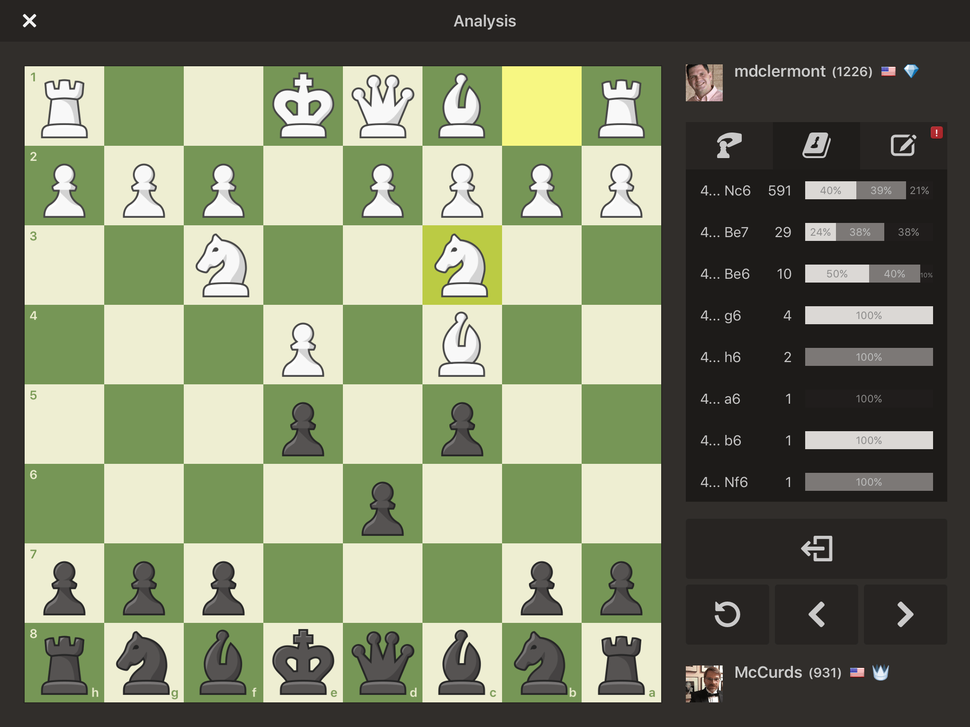
#> input picture transform_images/dataset1/chess-0002.png, 970 x 727 px, shrunk from 2048 x 1536 before the run, found by its file name
$ python detectar2.py
#> lines starting #> are read from the running program, lines starting #| are printed output that depends on the picture; after the words box and inside, x2 and y2 are one past the last pixel; in counts of white or black regions, pixels touching at a corner belong together
import cv2
import numpy as np

# Cargar la imagen
imagen = cv2.imread('transform_images\dataset\chess-0002.png')
#> imagen is the input picture: shape (727, 970, 3); mean B, G, R 102.8, 127.7, 121.3

grises = cv2.cvtColor(imagen, cv2.COLOR_BGR2GRAY)
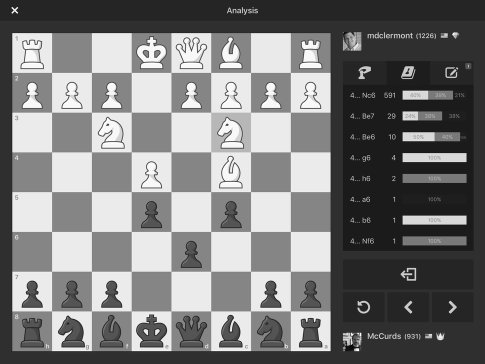
#> grises: shape (727, 970) (shown at 1/2 size); min 0, max 255, mean 123

# Aplicar detección de bordes con Canny
bordes = cv2.Canny(imagen, 100, 200)
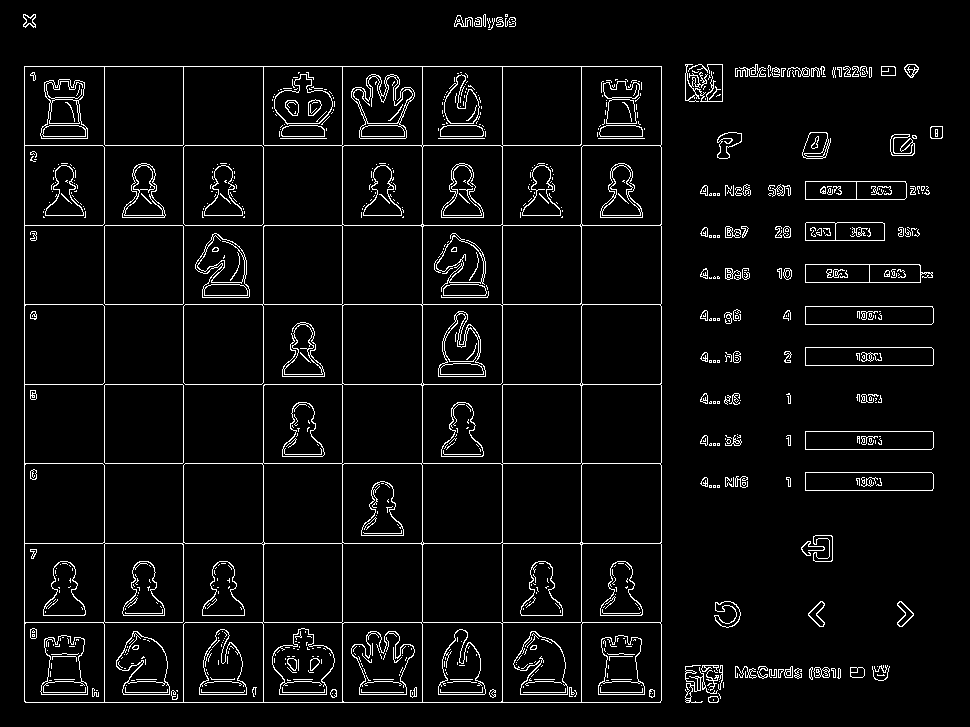
#> bordes: shape (727, 970); 4.9% white in thin lines or dots, all inside (x1, y1, x2, y2) = (23, 14, 943, 703)

# Aplicar la Transformada de Hough para detección de líneas
lineas = cv2.HoughLinesP(bordes, 1, np.pi/180, threshold=100, minLineLength=100, maxLineGap=10)
#> lineas = 38 rows, first 6: [24, 701, 24, 66], [25, 702, 660, 702], [25, 225, 660, 225], [342, 701, 342, 66], [25, 304, 660, 304], [25, 384, 660, 384]

# Seleccionar las líneas con tamaño similar(debido a que como es un cuadrado tiene que tener esquinas similares)
if lineas is not None:
    lineas_seleccionadas = []
    for i in range(len(lineas)):
        x1, y1, x2, y2 = lineas[i][0]
        longitud1 = np.sqrt((x2 - x1)**2 + (y2 - y1)**2)
        for j in range(i+1, len(lineas)):
            x3, y3, x4, y4 = lineas[j][0]
            longitud2 = np.sqrt((x4 - x3)**2 + (y4 - y3)**2)

            # Comparar las longitudes de las líneas
            diferencia = np.abs(longitud1 - longitud2)
            umbral = 1  # Establecer el umbral de diferencia de longitud

            if diferencia < umbral:
                lineas_seleccionadas.append(lineas[i])
                lineas_seleccionadas.append(lineas[j])
#> this loop made 38 passes
#> (x1, y1, x2, y2, longitud1) on passes 1 to 8: (24, 701, 24, 66, 635), (25, 702, 660, 702, 635), (25, 225, 660, 225, 635), (342, 701, 342, 66, 635), (25, 304, 660, 304, 635), (25, 384, 660, 384, 635), (422, 701, 422, 66, 635), (502, 701, 502, 66, 635)
#> after the loop, lineas_seleccionadas = 298 items, first 6: [[24, 701, 24, 66]], [[25, 702, 660, 702]], [[24, 701, 24, 66]], [[25, 225, 660, 225]], [[24, 701, 24, 66]], [[342, 701, 342, 66]]

    # Dibujar las líneas seleccionadas en la imagen original
    for linea in lineas_seleccionadas:
        x1, y1, x2, y2 = linea[0]
        cv2.line(imagen, (x1, y1), (x2, y2), (0, 0, 255), 2)
#> this loop made 298 passes
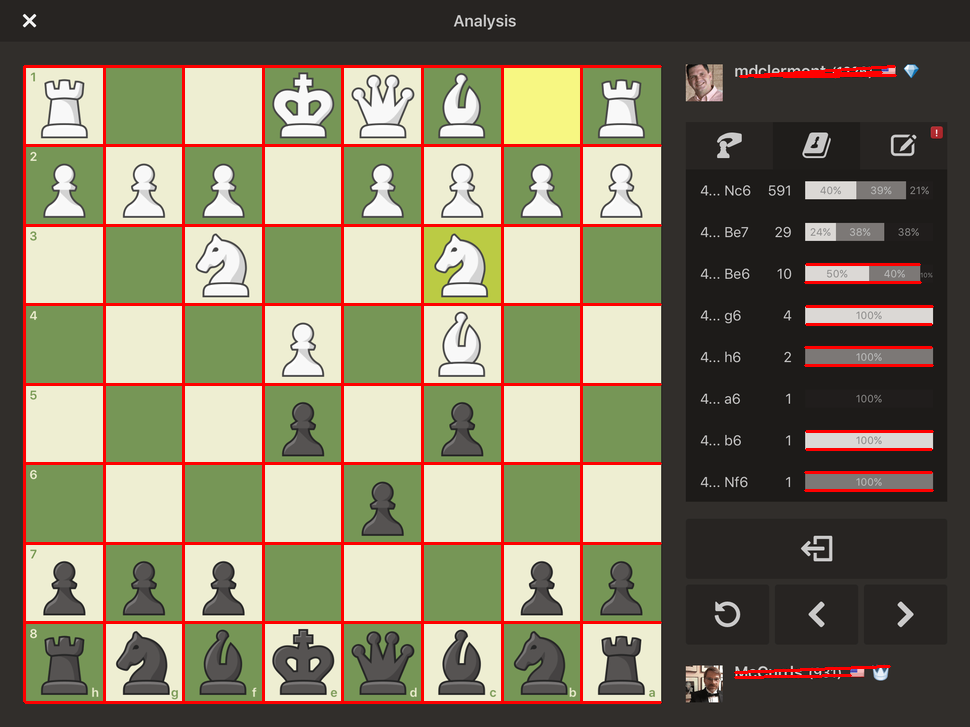
#> imagen: shape (727, 970, 3); 5.32% of pixels changed, all inside (x1, y1, x2, y2) = (23, 65, 934, 704)

    # Obtengo las coordenadas de las líneas resultantes
    coordenadas_x = [x for linea in lineas_seleccionadas for x, _, _, _ in linea]
#> coordenadas_x = 298 values, max 806 at index 280, min 24 at index 0, mean 211.2
    coordenadas_y = [y for linea in lineas_seleccionadas for _, y, _, _ in linea]
#> coordenadas_y = 298 values, max 702 at index 1, min 66 at index 27, mean 517.9
    min_x = min(coordenadas_x)
#> min_x = 24
    max_x = max(coordenadas_x)
#> max_x = 806
    min_y = min(coordenadas_y)
#> min_y = 66
    max_y = max(coordenadas_y)
#> max_y = 702

    # Recorto la región que me interesa de la imagen original, según las coordenadas de esas líneas
    imagen_recortada = imagen[min_y:max_y, min_x:max_x]
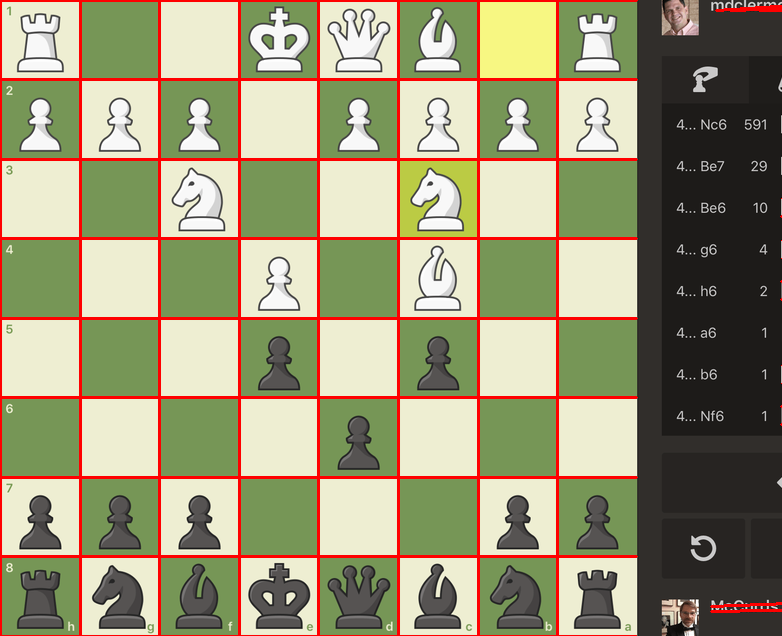
#> imagen_recortada: shape (636, 782, 3); mean B, G, R 116.9, 148.4, 154.5

    # Mostrar la imagen recortada resultante
    cv2.imshow('Imagen recortada', imagen_recortada)
    cv2.waitKey(0)
    cv2.destroyAllWindows()

$ run again, with transform_images/dataset1/chess-0001.png copied over transform_images/dataset1/chess-0002.png
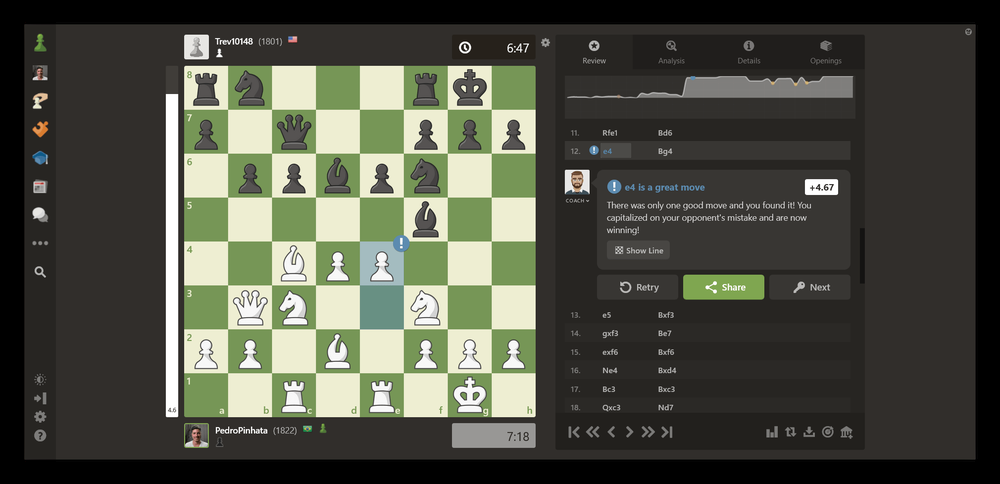
#> input picture transform_images/dataset1/chess-0001.png, 1000 x 484 px, shrunk from 2020 x 978 before the run, found by its file name
#> imagen is the input picture: shape (484, 1000, 3); mean B, G, R 67.5, 79.3, 77.1
#> `bordes = cv2.Canny(imagen, 100, 200)`:
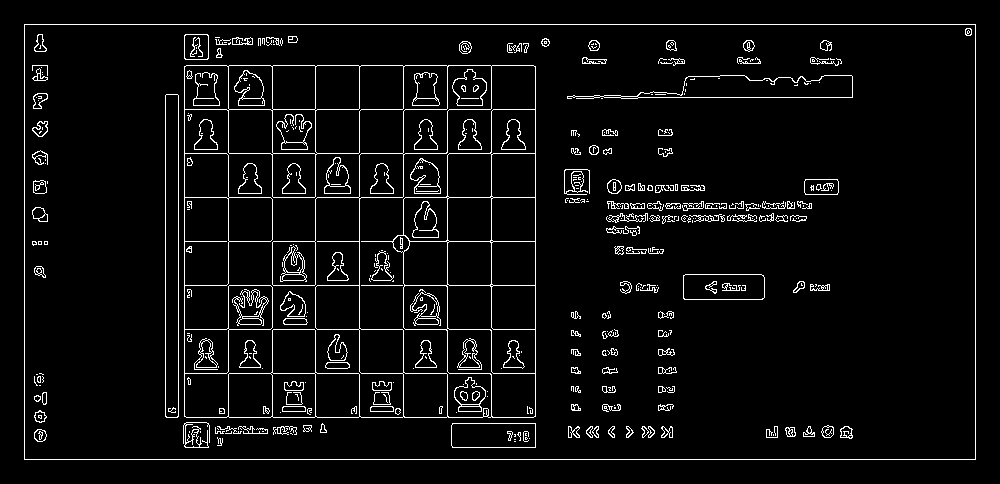
#> bordes: shape (484, 1000); 4.9% white in thin lines or dots, all inside (x1, y1, x2, y2) = (24, 24, 976, 460)
#> lineas = 33 rows, first 6: [24, 459, 975, 459], [24, 24, 975, 24], [24, 458, 24, 25], [975, 458, 975, 25], [184, 424, 184, 35], [447, 416, 447, 66]
#> the loop `for i in range(len(lineas)):` made 33 passes
#> (x1, y1, x2, y2, longitud1) on passes 1 to 8: (24, 459, 975, 459, 951), (24, 24, 975, 24, 951), (24, 458, 24, 25, 433), (975, 458, 975, 25, 433), (184, 424, 184, 35, 389), (447, 416, 447, 66, 350), (178, 285, 535, 285, 357), (186, 65, 533, 65, 347)
#> after the loop `for i in range(len(lineas)):`: lineas_seleccionadas = 48 items, first 6: [[24, 459, 975, 459]], [[24, 24, 975, 24]], [[24, 458, 24, 25]], [[975, 458, 975, 25]], [[447, 416, 447, 66]], [[359, 416, 359, 66]]
#> the loop `for linea in lineas_seleccionadas:` made 48 passes
#> coordenadas_x = 48 values, max 975 at index 3, min 24 at index 0, mean 254.4
#> coordenadas_y = 48 values, max 459 at index 0, min 24 at index 1, mean 333.8
#> min_x = 24
#> max_x = 975
#> min_y = 24
#> max_y = 459
#> `imagen_recortada = imagen[min_y:max_y, min_x:max_x]`:
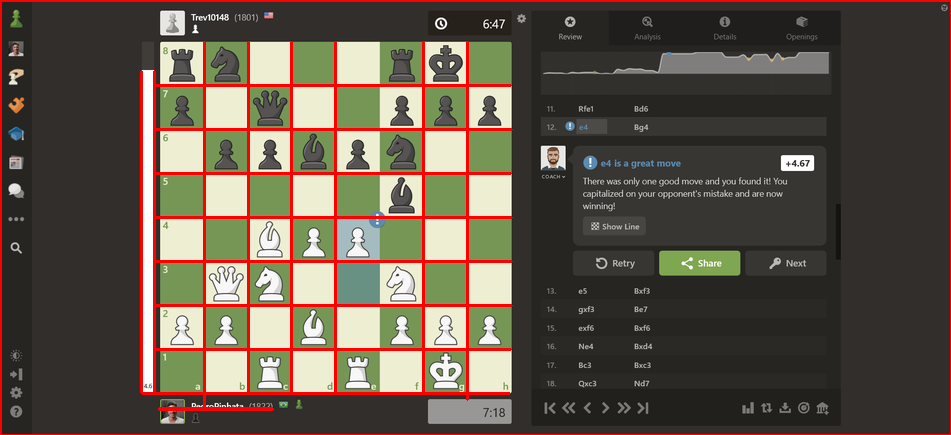
#> imagen_recortada: shape (435, 951, 3); mean B, G, R 72.8, 85.1, 96

$ run again, with transform_images/dataset1/chess-0003.png copied over transform_images/dataset1/chess-0002.png
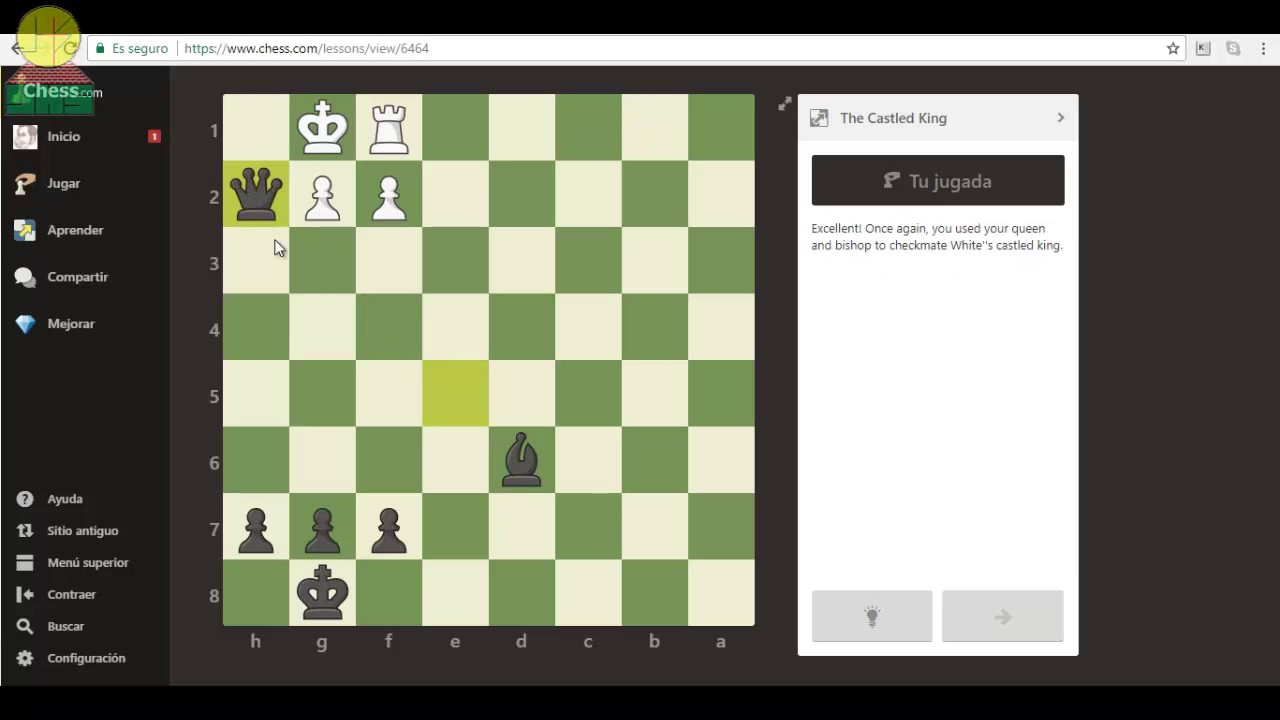
#> input picture transform_images/dataset1/chess-0003.png, 1280 x 720 px, found by its file name
#> imagen is the input picture: shape (720, 1280, 3); mean B, G, R 110.2, 125.2, 122.6
#> `bordes = cv2.Canny(imagen, 100, 200)`:
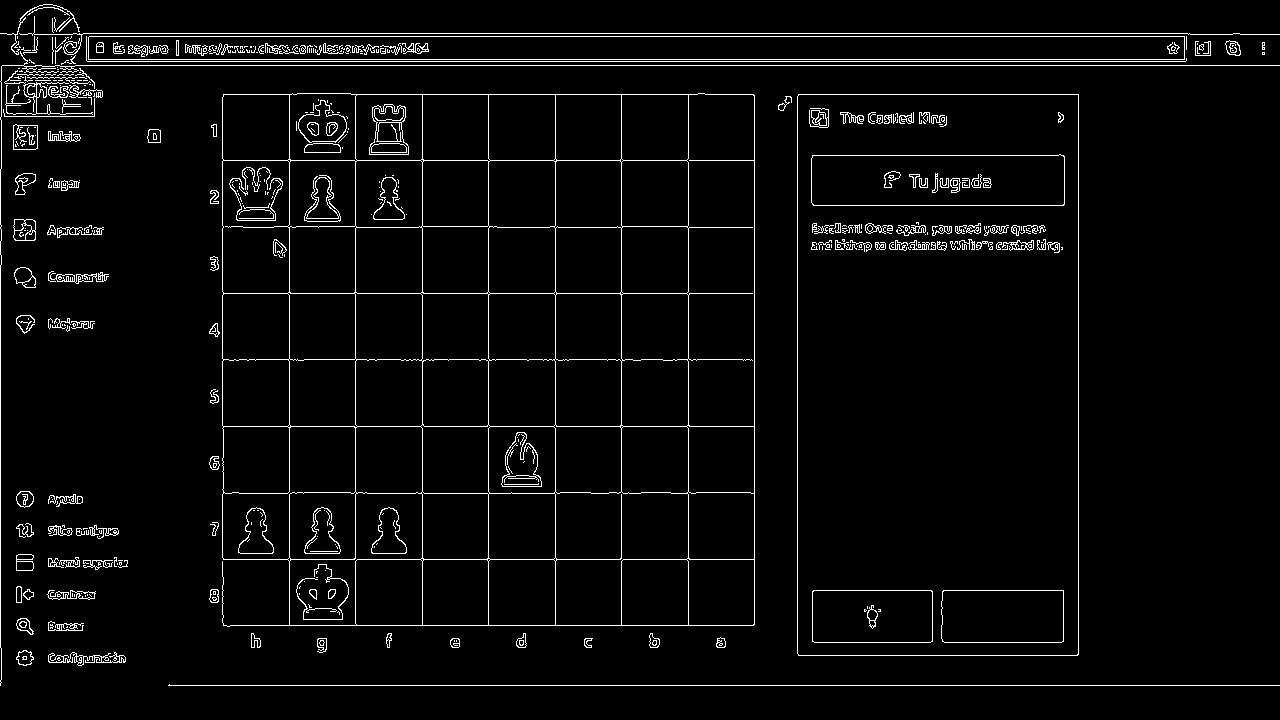
#> bordes: shape (720, 1280); 3.8% white in thin lines or dots
#> lineas = 53 rows, first 6: [168, 685, 1279, 685], [87, 61, 1185, 61], [75, 65, 1279, 65], [71, 36, 1186, 36], [86, 59, 1186, 59], [73, 33, 1189, 33]
#> the loop `for i in range(len(lineas)):` made 53 passes
#> (x1, y1, x2, y2, longitud1) on passes 1 to 8: (168, 685, 1279, 685, 1111), (87, 61, 1185, 61, 1098), (75, 65, 1279, 65, 1204), (71, 36, 1186, 36, 1115), (86, 59, 1186, 59, 1100), (73, 33, 1189, 33, 1116), (351, 94, 753, 94, 402), (223, 160, 754, 160, 531)
#> after the loop `for i in range(len(lineas)):`: lineas_seleccionadas = 68 items, first 6: [[223, 160, 754, 160]], [[223, 559, 754, 559]], [[223, 160, 754, 160]], [[223, 293, 754, 293]], [[223, 160, 754, 160]], [[223, 426, 754, 426]]
#> the loop `for linea in lineas_seleccionadas:` made 68 passes
#> coordenadas_x = 68 values, max 843 at index 66, min 52 at index 52, mean 459.8
#> coordenadas_y = 68 values, max 625 at index 6, min 46 at index 52, mean 401.4
#> min_x = 52
#> max_x = 843
#> min_y = 46
#> max_y = 625
#> `imagen_recortada = imagen[min_y:max_y, min_x:max_x]`:
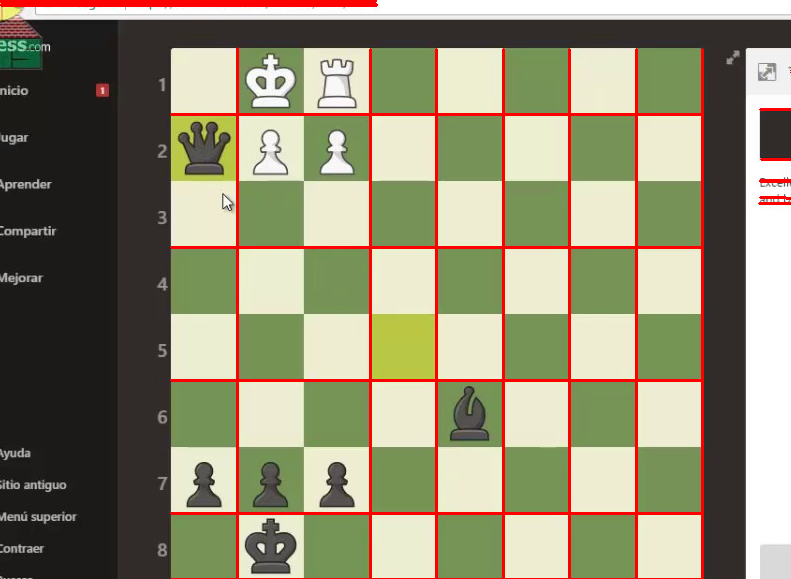
#> imagen_recortada: shape (579, 791, 3); mean B, G, R 114.3, 140.6, 145.6
